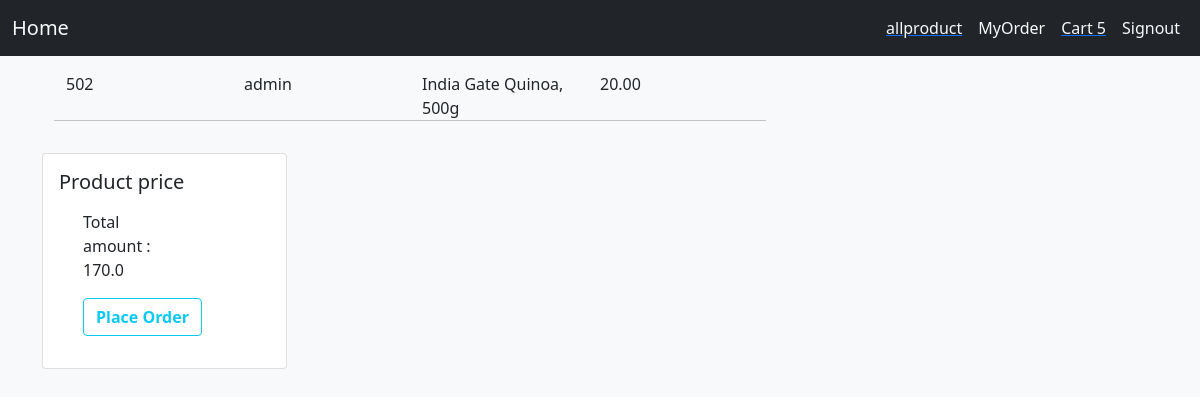
The app's page /cart/ (signed in) with its own data.
### vpay/models.py (models this page shows)
class TempMyOrder(models.Model):
    username = models.ForeignKey(User, on_delete=models.CASCADE, null=True)
    productname = models.CharField(max_length=200, null=True)
    money =models.CharField(max_length=200, null=True)
    quantity = models.IntegerField(default=0)

### vpay/views.py (the view)
# urls.py: path('cart/', views.cart, name="cart"),
def cart(request):
    if request.user.is_authenticated:
        user = request.user
        val = 0
        for tempmoney in CartNumber.objects.filter(username=user):
            val += 1
        money = TempMyOrder.objects.aggregate(Sum('money'))
        value=0
        for rupee in money:
            value = money[rupee]
        allvalue = TempMyOrder.objects.filter(username=user)
        return render(request, 'vpay/cart.html', {'count':val, 'allvalue':allvalue, 'value':value})
    else:
        return redirect('/signin/')

### vpay/templates/vpay/cart.html (shortened to what this page needs)
<!DOCTYPE html>
<html lang="en">
  <head>
    <link href="https://cdn.jsdelivr.net/npm/bootstrap@5.0.2/dist/css/bootstrap.min.css" rel="stylesheet"
>
  </head>
  <body class="bg-light">
    <div>
        <nav class="navbar navbar-expand-lg bg-dark">
            <div class="container-fluid">
                <a class="navbar-brand text-light " href="{% url 'home' %}">Home</a>
                <ul class="navbar-nav ml-auto  ">
                    <li class="nav-item">
                        <a href="/products">
                          <span class="nav-link active text-light"> allproduct </span>
                        </a>
                      </li>
                    <li class="nav-item">
                        <a class="nav-link active text-light" href="{% url 'myorder' %}">MyOrder</a>
                    </li>
                    <li class="nav-item">
                        <a href="/cart">
                          <span class="nav-link active text-light"> Cart {{count}} </span>
                        </a>
                    </li>
                    <li class="nav-item">
                        <a class="nav-link active text-light" href="{% url 'signout' %}">Signout</a>
                    </li>
                </ul>
            </div>
        </nav>
    </div>
    <div class="container">
        <div class="row">
          <div class="col-lg-8 mb-2 mt-3">
            <div>
                {% for value in allvalue %}
                    <div class="container">
                        <div class="row">
                        <div class="col">
                            {{value.id}}
                        </div>
                        <div class="col">
                            {{value.username}}
                        </div>
                        <div class="col">
                            {{value.productname}}
                        </div>
                        <div class="col">
                            {{value.money}}<br>
                        </div>
                        <hr>
                        </div>
                    </div>
                {% endfor %}
            </div>
            <div class="col-lg-4 mb-4 mt-3">
                <div class="card">
                    <div class="card-body">
                        <h5 class="card-title">Product price</h5>
                        <p class="card-text">
                            <div class="container">
                                <div class="row">
                                <div class="col-sm-6">
                                    Total amount : {{value}}
                                </div>
                                <div class="col mt-3">
                                    <a href='/checkout'>
                                        <button type="button" class="btn btn-outline-info fw-bold">
                                                Place Order
                                        </button>
                                    </a>
                                </div>
                            </div>
                        </p>
                    </div>
                </div>
            </div>
</body>
</html>

### records on screen
TempMyOrder: id "502", username "admin", productname "India Gate Quinoa, 500g", money "20.00"

### other values on screen
{{ count }} "5"
{{ value }} "170.0"
